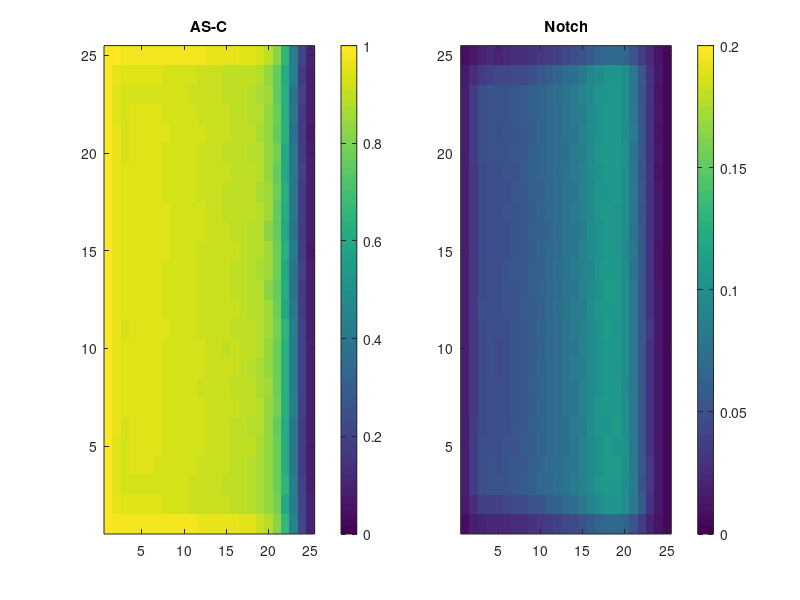

The MATLAB source for this figure:
Tmax=200;Xmax=25;
dt=0.1;dx=1;dx2=dx*dx;noise=0.1;
de=1;ke=1;ae=1;ea=10;kn=1;dn=0.25;dc=0.25;kd=1;ad=1;
E=zeros(Xmax,Xmax,Tmax);En=zeros(Xmax,Xmax);
N=zeros(Xmax,Xmax,Tmax);D=zeros(Xmax,Xmax,Tmax);
A=zeros(Xmax,Xmax,Tmax);A(:,1,1)=0.5;%rand(Xmax,1);%
Etemp=zeros(Xmax,Xmax);Eright=Etemp;Eleft=Etemp;Eup=Etemp;Ebottom=Etemp;
for T=1:Tmax-1
    Etemp=E(:,:,T);
    Eright(:,Xmax)=Etemp(:,Xmax);Eright(:,1:Xmax-1)=Etemp(:,2:Xmax);
    Eleft(:,1)=Etemp(:,1);Eleft(:,2:Xmax)=Etemp(:,1:Xmax-1);
    Eup(Xmax,:)=Etemp(Xmax,:);Eup(1:Xmax-1,:)=Etemp(2:Xmax,:);
    Ebottom(1,:)=Etemp(1,:);Ebottom(2:Xmax,:)=Etemp(1:Xmax-1,:);
    E(:,:,T+1)=dt*(de*(Eright+Eleft+Eup+Ebottom-4*Etemp)/dx2-ke*E(:,:,T)+ae*A(:,:,T).*(1-A(:,:,T))).*(1+noise *randn(Xmax))+E(:,:,T);   
    for X=2: Xmax-1
        for Y=2:Xmax-1
            N(Y,X,T+1)= N(Y,X,T) + dt*( dn*( D(Y,X+1,T)+D(Y,X-1,T)+D(Y+1,X,T)+D(Y-1,X,T)) -dc*D(Y,X,T) -kn*N(Y,X,T) ).*(1+noise *randn);                     
        end
    end
    for X=2: Xmax-1        
        N(1,X,T+1)= N(1,X,T) + dt*( dn*( D(1,X+1,T)+D(1,X-1,T)+D(2,X,T)) -dc*D(1,X,T) -kn*N(1,X,T)).*(1+noise *randn);
        N(Xmax,X,T+1)= N(Xmax,X,T) + dt*( dn*( D(Xmax,X+1,T)+D(Xmax,X-1,T)+D(Xmax-1,X,T)) -dc*D(Xmax,X,T) -kn*N(Xmax,X,T) ).*(1+noise *randn);       
    end
    for Y=2: Xmax-1        
        N(Y,1,T+1)= N(Y,1,T) + dt*( dn*( D(Y+1,1,T)+D(Y-1,1,T)+D(Y,2,T)) -dc*D(Y,1,T) -kn*N(Y,1,T) ).*(1+noise *randn); 
        N(Y,Xmax,T+1)= N(Y,Xmax,T) + dt*( dn*( D(Y+1,Xmax,T)+D(Y-1,Xmax,T)+D(Y,Xmax-1,T)) -dc*D(Y,Xmax,T) -kn*N(Y,Xmax,T) ).*(1+noise *randn);      
    end       
    N(1,1,T+1)= N(1,1,T) + dt*( dn*( D(1,2,T)+D(2,1,T)) -dc*D(1,1,T) -kn*N(1,1,T)).*(1+noise *randn);
    N(Xmax,1,T+1)= N(Xmax,1,T) + dt*( dn*( D(Xmax,2,T)+D(Xmax-1,1,T)) -dc*D(Xmax,1,T) -kn*N(Xmax,1,T) ).*(1+noise *randn);         
    N(1,Xmax,T+1)= N(1,Xmax,T) + dt*( dn*( D(2,Xmax,T)+D(1,Xmax-1,T)) -dc*D(1,Xmax,T) -kn*N(1,Xmax,T) ).*(1+noise *randn);
    N(Xmax,Xmax,T+1)= N(Xmax,Xmax,T) + dt*( dn*( D(Xmax,Xmax-1,T)+D(Xmax-1,Xmax,T)) -dc*D(Xmax,Xmax,T) -kn*N(Xmax,Xmax,T) ).*(1+noise *randn);       
    D(:,:,T+1)=dt*(-kd*D(:,:,T)+ad*A(:,:,T).*(1-A(:,:,T))).*(1+noise *randn(Xmax))+D(:,:,T);
    En=E(:,:,T)-N(:,:,T);En=En.*(En>0);
    A(:,:,T+1)=dt*(ea*(1-A(:,:,T)).*En).*(1+noise *randn(Xmax))+A(:,:,T);
end
figure('Position',[0 400 1000 250]);
for T=1:10:130
    subplot(1,2,1);imagesc(A(:,:,T),[0 1]);set(gca,'YDir','normal');title('AS-C');colorbar;
    subplot(1,2,2);imagesc(N(:,:,T),[0 0.2]);set(gca,'YDir','normal');title('Notch');colorbar;
    pause(0.001);
end
